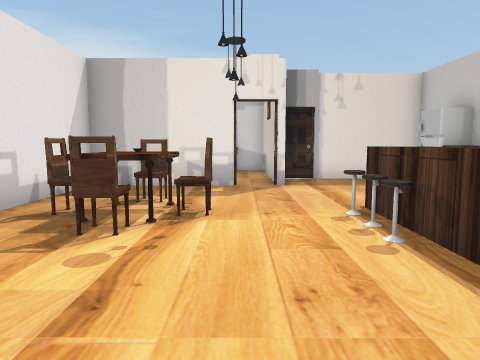
[1] (above)

12 first-person views from a walk through a scene from a Unity 3-D project. The camera is 1.2 m above the floor, tilts 6° down and sees 70° across. Doors are open. The floor is counted in squares, 1 m on a side. Each view is taken from the middle of a square. On the plan, view 1 faces up. The plan holds only what a view shows up to about 14 squares ahead; the rest is blank. The player character is not drawn. Some animated figures are not drawn. Some surface patterns are stand-ins.

[2]
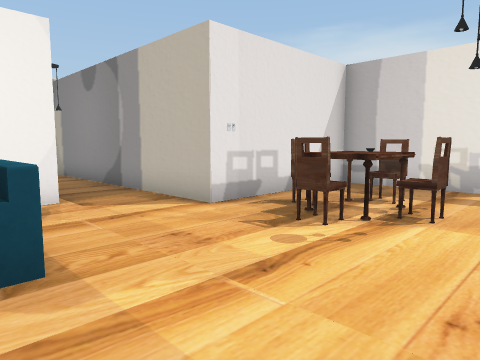

[3]
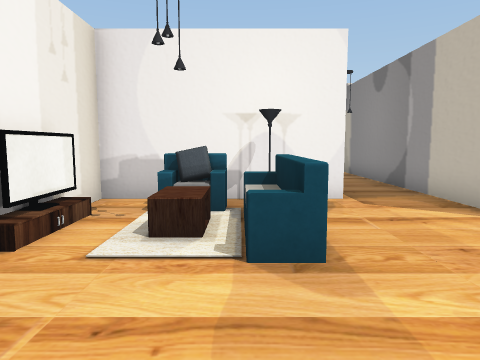

[4]
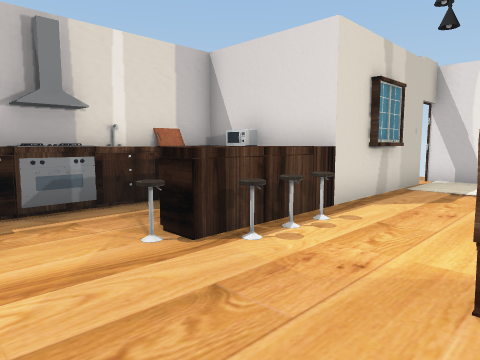

[5]
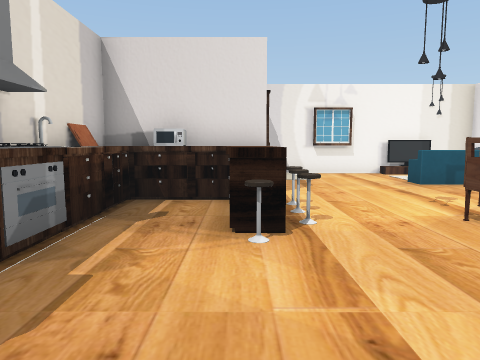

[6]
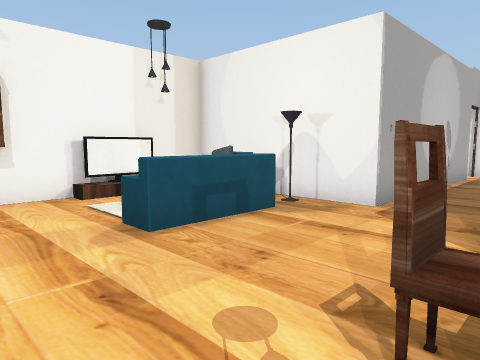

[7]
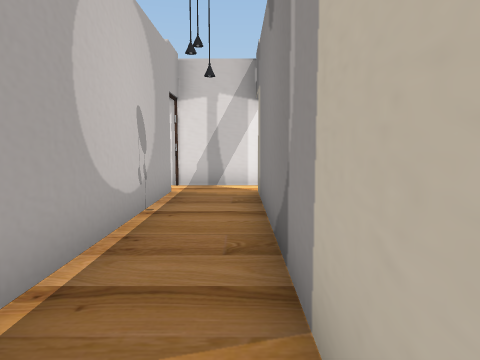

[8]
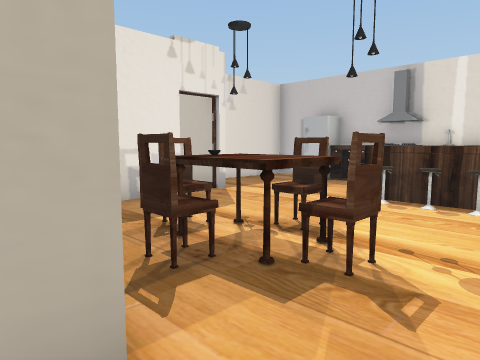

[9]
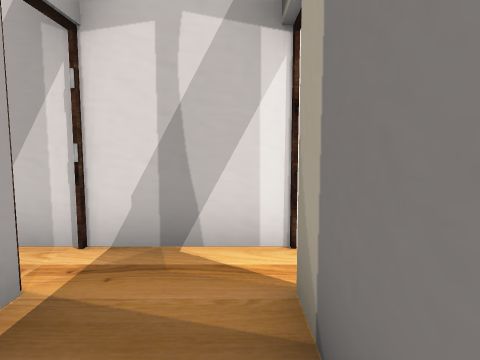

[10]
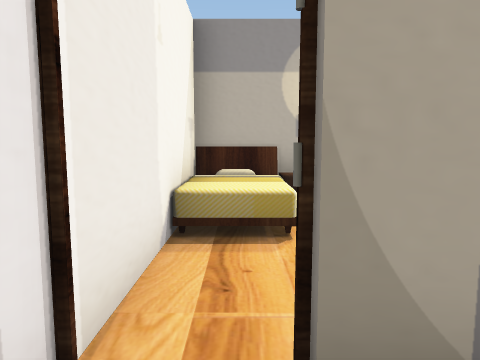

[11]
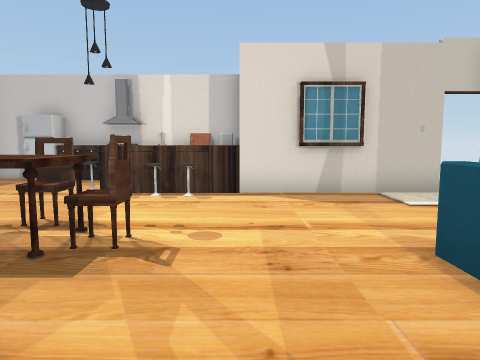

[12]
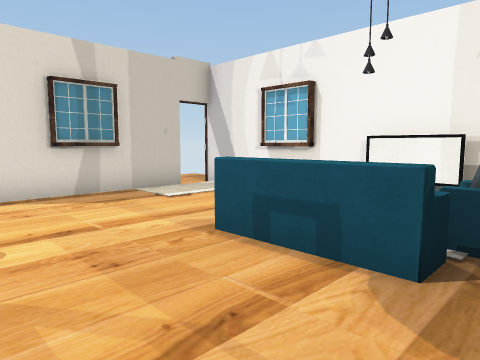

### Floor plan
Key: @ floor where view 1 was taken; # wall or solid block; . floor; D open door; ^ raised ledge; v drop or lower ground; F fridge; C chair; T table; S sofa; A TV; E stove; B bed; O other object.
Columns run from 15 left of view 1 to 6 right of it. Each row starts with its distance up from view 1.
 14                 #
 13                .#
 12                .######
 11                .#....#
 10 ##O        ### DD...FF
  9 #BO        #........F#
  8 #BB        #........##
  7 #BB        #.C....C.EE
  6 #..        #CTC..C^.##
  5 DD#######  #.CT..C^.^#
  4 #................C^^^#
  3 #................#####
  2 DD#######........##
  1 #       ## vv....#
  0         # S..S.@.#
 -1         #SSO.....#
 -2          ........D
 -3          ##A######

Positions as (right, up) in squares from view 1, and headings:
1: (0, 0), facing up
2: (1, 0), facing up-left
3: (1, 0), facing left
4: (-1, 9), facing down-right
5: (3, 11), facing down
6: (0, 5), facing down-left
7: (-5, 4), facing left
8: (-5, 3), facing up-right
9: (-11, 4), facing left
10: (-14, 3), facing up
11: (-6, 3), facing right
12: (-6, 4), facing down-right
